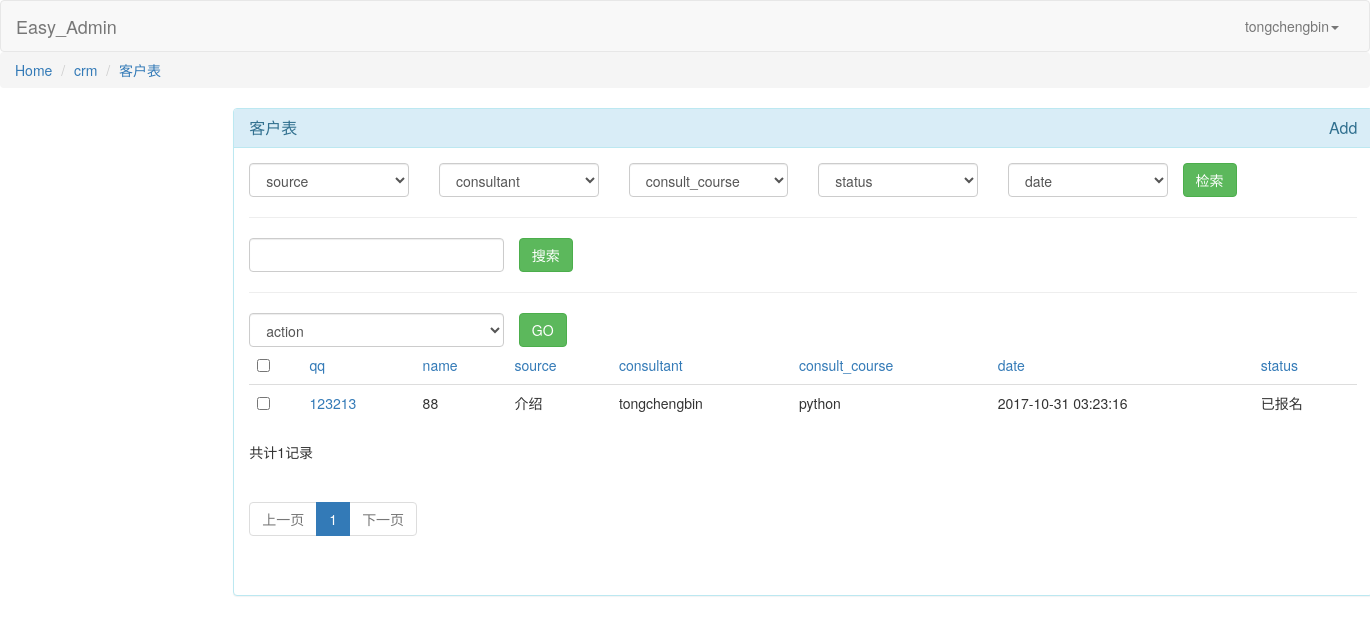
/easyadmin/crm/customer (signed in), run on the app's committed database.
### crm/models.py (models this page shows, shortened)
class UserProfile(AbstractBaseUser,PermissionsMixin):
        email = models.EmailField(
            verbose_name='email address',
            max_length=255,
            unique=True,
            null=True
        )
        password = models.CharField(_('password'), max_length=128,
                                    help_text=mark_safe('''<a href='password/'>修改密码</a>'''))
        name = models.CharField(max_length=32)
        is_active = models.BooleanField(default=True)
        is_admin = models.BooleanField(default=False)
        roles = models.ManyToManyField("Role", blank=True)
        objects = UserProfileManager()
        USERNAME_FIELD = 'email'
        REQUIRED_FIELDS = ['name']
        def __str__(self):
            return self.name

class Customer(models.Model):
    name = models.CharField(max_length=32,blank=True,null=True)
    qq = models.CharField(max_length=64,unique=True)
    qq_name = models.CharField(max_length=64,blank=True,null=True)
    phone = models.CharField(max_length=64,blank=True,null=True)
    source_choices = ((0,'介绍'),
                      (1,'QQ群'),
                      (2,'官网'),
                      (3,'百度推广'),
                      )
    source = models.SmallIntegerField(choices=source_choices)
    referral_from = models.CharField(verbose_name="介绍人qq",max_length=64,blank=True,null=True)
    consult_course = models.ForeignKey("Course",verbose_name="咨询课程")
    content = models.TextField(verbose_name="咨询详情")
    tags = models.ManyToManyField("Tag",blank=True,null=True)
    status_choices = ((0,'已报名'),
                      (1,'未报名'),
                      )
    status = models.SmallIntegerField(choices=status_choices,default=1)
    consultant = models.ForeignKey("UserProfile")
    memo = models.TextField(blank=True,null=True)
    date = models.DateTimeField(auto_now_add=True)
    class Meta:
        verbose_name ="客户表"
        verbose_name_plural ="客户表"

class Course(models.Model):
    name = models.CharField(max_length=64,unique=True)
    price = models.PositiveSmallIntegerField()
    period = models.PositiveSmallIntegerField(verbose_name="周期(月)")
    outline = models.TextField()
    def __str__(self):
        return self.name
    class Meta:
        verbose_name = "课程表"
        verbose_name_plural = "课程表"

### easy_admin/views.py (the view, shortened to what this page needs)
# urls.py: url(r'^(\w+)/(\w+)$', views.display_table_objs,name="table_objs"),
@login_required
def display_table_objs(request,app_name,table_name):
	admin_class = easy_admin.enabled_admins[app_name][table_name]
	object_list,filter_condtions = table_filter(request, admin_class)
	object_list=easy_search(request,object_list,admin_class)
	object_list,order_rule=easy_order(request,object_list,admin_class)
	paginator = Paginator(object_list,admin_class.list_per_page)  # Show 25 contacts per page
	page = request.GET.get('page')
	try:
		object_list=paginator.page(page)
	except PageNotAnInteger:
		object_list=paginator.page(1)
	except EmptyPage:
		object_list=paginator.page(paginator.num_pages)
	return render(request,'easyadmin/display_table.html',{"admin_class":admin_class,
	                                                      "filter_condtions":filter_condtions,
	                                                      "app_name":app_name,
	                                                      "table_name":table_name,
	                                                      'object_list':object_list,
	                                                      'order_rule':order_rule,
	                                                      'search_text':request.GET.get('_q','')})

### easy_admin/templatetags/tags.py (called while the page is built)
@register.simple_tag
def render_table_name(admin_class):
    return admin_class.model._meta.verbose_name

@register.simple_tag()
def render_order_url(filter_condtions,order_rule,obj):
    base_url="?"
    for k,v in filter_condtions.items():
        base_url+="%s=%s&" %(k,v)
    if not order_rule or  obj!=order_rule[0]:
        href=base_url+"o=%-s" % obj
        return href
    else:
        if order_rule[1]==0:
            href=base_url+"o=%s" % obj
        else:
            href=base_url+"o=-%s" % obj
        return href

### easy_admin/utils.py (called while the page is built)
def table_filter(request,admin_class):
    filter_conditions = {}
    for k,v in request.GET.items():
        if v and k.replace('__gte','') in admin_class.list_filters:
            filter_conditions[k]=v
    return admin_class.model.objects.filter(**filter_conditions),filter_conditions

def easy_order(request,obj_list,admin_class):
    order_key = request.GET.get('o')
    if not order_key or order_key.strip('-') not in admin_class.list_display :
        return obj_list,None
    else:
        rule=0 if order_key[0]=='-' else 1
        order_rule=[order_key.strip('-'),rule]
        return obj_list.order_by(order_key),order_rule

def easy_search(request,obj_list,admin_class):
    search_key=request.GET.get('_q','')
    if not search_key:
        return obj_list
    con=Q()
    con.connector='OR'
    for column in admin_class.list_search:
        con.children.append(("%s__contains"%column,search_key))
    return obj_list.filter(con)

### templates/easyadmin/display_table.html (shortened to what this page needs)
{% extends "easyadmin/base.html" %}
{% load tags %}
{% block main %}
    <div class="row">
    <main class="container">
        <div class="panel panel-info">
            <div class="panel-heading">
                <h3 class="panel-title">
                    <a>{% render_table_name admin_class %}</a>
                    <a href="{{ request.path }}/add/" class=" pull-right">Add</a>
                </h3>
            </div>
            <div class="panel-body">
            {% if admin_class.list_filters %}
                <form class="" method="get">
                    <div class="row">
                        {% for condtion in admin_class.list_filters %}
                            <div class="col-lg-2">
                                {% render_filter_ele condtion admin_class filter_condtions %}
                            </div>
                        {% endfor %}
                        <button type="SUBMIT" class="btn btn-success">检索</button>
                    </div>
                <hr>
                    <div title="搜索范围：{% for colum in admin_class.list_search  %}{{ colum }}  {% endfor %}" class="row">
                        <div class="col-lg-3"><input type="search" value="{{ search_text }}" name="_q" class="form-control"/></div>
                        <button type="SUBMIT"  class="btn btn-success">搜索</button>
                    </div>
                </form>
                <hr>
            {% endif %}
            <form class="" method="post">{% csrf_token %}
                 <div class="row">
                     <div class="col-lg-3">
                         <select id="action_list" name="action_def" class="form-control" name="action">
                             <option value="">action</option>
                         </select>
                     </div>
                     <button class="btn btn-success" onclick="return ActionSubmit(this)">GO</button>
                 </div>
            </form>
                <table class="table">
                    <thead>
                    <tr><td><input type="checkbox" onclick="CheckAllToggle(this)"></td>
                    {% for obj in admin_class.list_display %}
                        <td><a href={% render_order_url filter_condtions order_rule obj %}><span>{{ obj }}</span></a></td>
                    {% endfor %}
                    </tr>
                    </thead>
                 <tbody>
                    {% for obj in object_list %}
                    <tr>
                        <td><input tag="obj_checkbox" type="checkbox" value={{ obj.pk }}></td>{% build_table_row request obj admin_class %}
                    </tr>
                    {% endfor %}
                  </tbody>
                </table>
            <div>共计{{ object_list.paginator.count }}记录</div>
            <nav class="page pagination">
                     <ul class="pagination">
                         {% easypaginator request object_list %}
                     </ul>
                </nav>
            </div>
        </div>
    </main>
</div>
{% endblock %}

### templates/easyadmin/base.html (shortened to what this page needs)
{% load tags %}
<!DOCTYPE html>
<html lang="cn">
<head>
    <link rel="stylesheet" href="/static/css/admin_index.css">
    <link href="https://cdn.bootcss.com/bootstrap/3.3.7/css/bootstrap.min.css" rel="stylesheet">
</head>
<body>
<nav class="navbar navbar-default">
  <div class="container-fluid">
    <div class="navbar-header">
      <a class="navbar-brand" href={% url "table_index" %}>Easy_Admin</a>
    </div>
    <div class="collapse navbar-collapse" id="bs-example-navbar-collapse-1">
        <ul class="nav navbar-nav navbar-right">
        <li class="dropdown">
          <a href="#" class="dropdown-toggle" data-toggle="dropdown" role="button" aria-haspopup="true" aria-expanded="false">{{ request.user }}<span class="caret"></span></a>
        </li>
      </ul>
    </div>
  </div>
</nav>
{% include "easyadmin/web_path.html" %}
<div class="row">
    <main class="col-xs-8 col-xs-offset-2">
        {% block main %}
        {% endblock %}
    </main>
</div>
</body>
</html>

### templates/easyadmin/base.html (style rules this page uses)
.navbar { margin-bottom: 0; }

### data on the page
UserProfile: user "tongchengbin"
Customer: id+qq+name "123213 88 介绍 tongchengbin python 2017-10-31 03:23:16 已报名"

### other printed values
{{ app_name }} "crm"
{{ obj }} "qq" "name" "source" "consultant" "consult_course" "date" "status"
{{ object_list.paginator.count }} "1"
